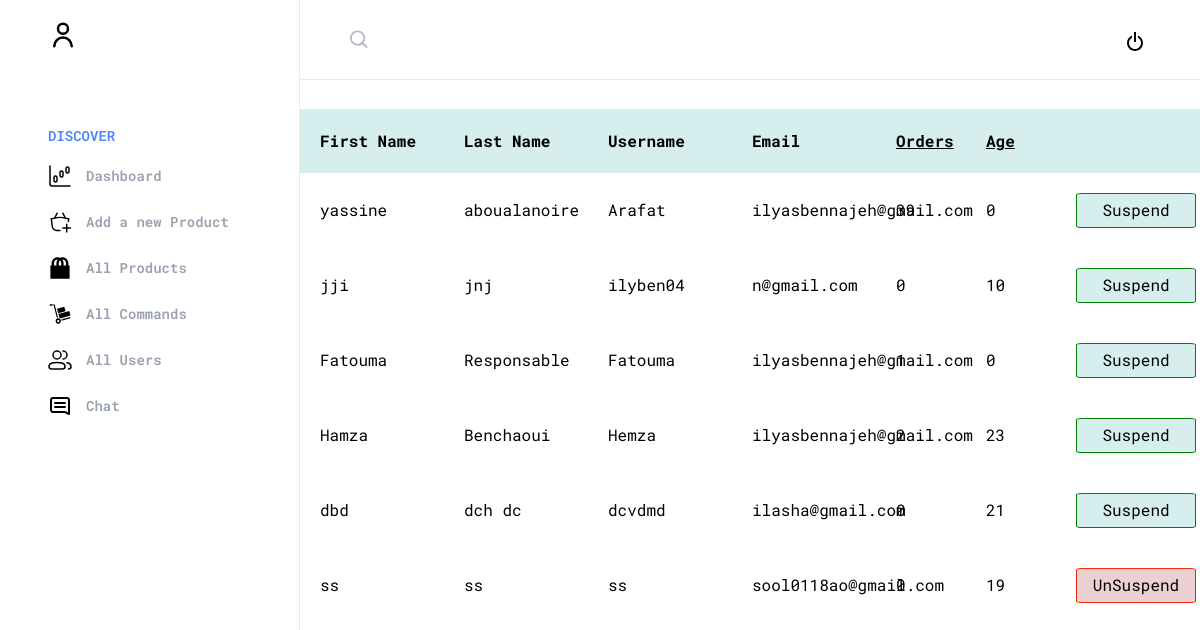
Screenshot of /admin/pages/display_users/display.php with the database file from the repository.
### tables this page shows
CREATE TABLE `users` (
  `id` int(11) NOT NULL,
  `FN` varchar(100) NOT NULL,
  `LN` varchar(100) NOT NULL,
  `USERNAME` varchar(100) NOT NULL,
  `EMAIL` varchar(100) NOT NULL,
  `PASSWORD_USER` varchar(100) NOT NULL,
  `genre` varchar(20) NOT NULL,
  `IS_ADMIN` int(1) NOT NULL DEFAULT 0,
  `SignUpDate` date DEFAULT NULL,
  `BornDate` date DEFAULT NULL,
  `Suspended` int(1) NOT NULL DEFAULT 0
);

### PHP/Functions.php (called while the page is built, shortened)
<?php
function connect(){
    $mysqli = new mysqli('localhost', 'root', '', 'moukhliss_store');
    if($mysqli->connect_errno != 0){
       return $mysqli->connect_error;
    }else{
       $mysqli->set_charset("utf8mb4");
    }
    return $mysqli;
 }
function getAllUsers(){
    $mysqli = connect();
   $res = $mysqli->query("SELECT u.*, COUNT(o.id) AS num_orders, TIMESTAMPDIFF(YEAR, u.BornDate, CURDATE()) AS age
    FROM users u
    LEFT JOIN orders o ON u.id = o.id_user GROUP BY u.id;
   ");
   if ($res->num_rows > 0){
   while($row = $res->fetch_assoc()){
      $users[] = $row;
   }}
   else{
     $users=0;
   }
   return $users;
}
?>

### admin/pages/display_users/display.php (the view, shortened to what this page needs)
<?php
require '../../../PHP/Functions.php';
 ?>
 <!DOCTYPE html>
<html lang="en">
<head>
    <link rel="stylesheet" href="../../style.css">
	<link rel="stylesheet" href="https://cdn.jsdelivr.net/npm/bootstrap@4.3.1/dist/css/bootstrap.min.css">
    <link rel="stylesheet" href="main.css">
</head>
<body>
  <div class="dashboard">
	<aside class="search-wrap">
		<div class="search">
		<label for="search">
				<svg xmlns="http://www.w3.org/2000/svg" width="24" height="24" viewBox="0 0 24 24"><path d="M10 18a7.952 7.952 0 0 0 4.897-1.688l4.396 4.396 1.414-1.414-4.396-4.396A7.952 7.952 0 0 0 18 10c0-4.411-3.589-8-8-8s-8 3.589-8 8 3.589 8 8 8zm0-14c3.309 0 6 2.691 6 6s-2.691 6-6 6-6-2.691-6-6 2.691-6 6-6z"/></svg>
				<input type="text" id="search">
			</label>
		</div>
		<div class="user-actions">
			<button>
			<a href="../../../index.php">
				<svg xmlns="http://www.w3.org/2000/svg" width="24" height="24" viewBox="0 0 24 24"><path d="M12 21c4.411 0 8-3.589 8-8 0-3.35-2.072-6.221-5-7.411v2.223A6 6 0 0 1 18 13c0 3.309-2.691 6-6 6s-6-2.691-6-6a5.999 5.999 0 0 1 3-5.188V5.589C6.072 6.779 4 9.65 4 13c0 4.411 3.589 8 8 8z"/><path d="M11 2h2v10h-2z"/></svg>
	</a>				</button>
		</div>
	</aside>
	<header class="menu-wrap">
		<figure class="user">
			<div class="user-avatar">
			</div>
		</figure>
        <nav>
			<section class="dicover">
				<h3>Discover</h3>
				<ul>
				<li>
						<a href="../../dash.php">
						Dashboard
						</a>
					</li>
					<li>
						<a href="..\add-number\add.php">
						Add a new Product
						</a>
					</li>
					<li>
						<a href="..\display\display.php">
                       	All Products</a>
					</li>
					<li>
						<a href="..\display_commandes\display.php">
							All Commands
						</a>
					</li>
					<li>
						<a href="..\display_users\display.php">
							All Users
						</a>
					</li>
				</ul>
				<li>
						<a href="..\chat\chat.php">
						Chat				</a>
					</li>
			</section>
		</nav>
	</header>
    <div class="display">
  <div class="product-wrapper">
  <div class="display">
<div id="showdata" class="content_users">
  <table>
	<thead>
	<tr>
		<td>First Name </td>
		<td>Last Name</td>
		<td>Username </td>
		<td>Email</td>
		<td id="orderTd" class="smalltd">Orders</td>
		<td id="ageTd" class="smalltd">Age</td>
		<td></td>
	</tr>
	</thead>
	<?php
         $products = getAllUsers();
		 if ($products!=0){
         foreach ($products as $product) {
			   ?>
	<tr>
		<td><?php echo $product['FN']; ?></td>
		<td><?php echo$product['LN'];?></td>
		<td><?php echo $product['USERNAME']; ?></td>
		<td><?php echo $product['EMAIL'];?></td>
		<td lass="smalltd" ><?php echo $product['num_orders'];?></td>
		<td  class="smalltd" ><?php echo $product['age'];?></td>
		<?php if($product['Suspended']==0){
			?>
					<td   ><button id-user=<?php echo  $product['id'];?> class="NotSuspended">Suspend</button></td>
					<?php
		}
		else{
			?>
								<td   ><button id-user=<?php echo  $product['id'];?> class="IsSuspended">UnSuspend</button></td>
<?php
		}
		?>
	</tr>
<?php
	}
	}
?>
</table>
</div>
</div>
    </div>
    </div>
</body>
</html>

### admin/style.css (style rules this page uses)
* { box-sizing: border-box; }
* { font-family: 'Karla', sans-serif; font-family: 'Nova Square', sans-serif; font-family: 'Poppins', sans-serif; font-family: 'Roboto Mono', monospace; }
html, body { color: #99a0b0; width: 100%; height: 100%; overflow: hidden; background: #f5f5fa; font-size: 16px; line-height: 120%; font-family: Open Sans, Helvetica, sans-serif; }
.dashboard { display: grid; width: 100%; height: 100%; grid-gap: 0; grid-template-columns: 300px auto; grid-template-rows: 80px auto; grid-template-areas: 'menu search' 'menu content'; }
.search-wrap { grid-area: search; background: #fff; border-bottom: 1px solid #ede8f0; display: flex; align-items: center; justify-content: space-between; padding: 0 3em; }
.search-wrap .search { height: 40px; }
.search-wrap .search label { display: flex; align-items: center; height: 100%; }
.search-wrap .search label svg { display: block; }
.search-wrap .search label input { display: block; padding-left: 1em; height: 100%; margin: 0; border: 0; }
.search-wrap .user-actions button { border: 0; background: none; width: 32px; height: 32px; margin: 0; padding: 0; margin-left: 0.5em; }
.search-wrap .user-actions button svg { position: relative; top: 2px; }
.menu-wrap { grid-area: menu; padding-bottom: 3em; overflow: auto; background: #fff; border-right: 1px solid #ede8f0; }
.menu-wrap .user { height: 80px; display: flex; align-items: center; justify-content: flex-start; margin: 0; padding: 0 3em; }
.menu-wrap .user .user-avatar { width: 40px; height: 40px; border-radius: 50%; overflow: hidden; }
.menu-wrap nav { display: block; padding: 0 3em; }
.menu-wrap nav section { display: block; padding: 3em 0 0; }
.menu-wrap nav h3 { margin: 0; font-size: 0.875em; text-transform: uppercase; color: #4b84fe; font-weight: 600; }
.menu-wrap nav ul { display: block; padding: 0; margin: 0; }
.menu-wrap nav li { display: block; padding: 0; margin: 1em 0 0; }
.menu-wrap nav li a { display: flex; align-items: center; justify-content: flex-start; color: #99a0b0; text-decoration: none; font-weight: 600; font-size: 0.875em; transition: color 0.15s ease; }
.menu-wrap nav li a svg { display: block; margin-right: 1em; }
button { cursor: pointer; }
a { cursor: pointer; }
svg { cursor: pointer; }

### admin/pages/display_users/main.css (style rules this page uses)
.display { padding-top: 1%; overflow: auto; }
table { table-layout: fixed; width: 100%; border-collapse: collapse; margin-top: 3%; }
th, td { padding: 20px; }
td.smalltd { width:10%; }
thead { background-color: #D6EEEE; font-weight: bolder; }
table { color: black; margin-top: 1.2%; }
svg { height: 30px; margin-right: 4%; }
a { text-decoration: none; }
header { height: 100vh; }
input { background-color:#ffffff; width: 120px; height: 40px; border-radius: 5px; border: black 1px solid; cursor: pointer; }
button { cursor: pointer; }
#search { width:300px; }
#orderTd,#ageTd { cursor: pointer; text-decoration: underline; }
button { border-radius: 5%; width: 120px; height: 35px; }
button.NotSuspended { background-color: #D6EEEE; border: 0.5px green solid; }
button.IsSuspended { background-color: #ead0d0; border: 0.5px rgb(239, 42, 7) solid; }

### rows the page displays
users: FN "yassine", LN "aboualanoire", USERNAME "Arafat", EMAIL "ilyasbennajeh@gmail.com", num_orders "39", age "0"
users: FN "jji", LN "jnj", USERNAME "ilyben04", EMAIL "n@gmail.com", num_orders "0", age "10"
users: FN "Fatouma", LN "Responsable", USERNAME "Fatouma", EMAIL "ilyasbennajeh@gmail.com", num_orders "1", age "0"
users: FN "Hamza", LN "Benchaoui", USERNAME "Hemza", EMAIL "ilyasbennajeh@gmail.com", num_orders "2", age "23"
users: FN "dbd", LN "dch dc", USERNAME "dcvdmd", EMAIL "ilasha@gmail.com", num_orders "0", age "21"
users: FN "ss", LN "ss", USERNAME "ss", EMAIL "sool0118ao@gmail.com", num_orders "0", age "19"
